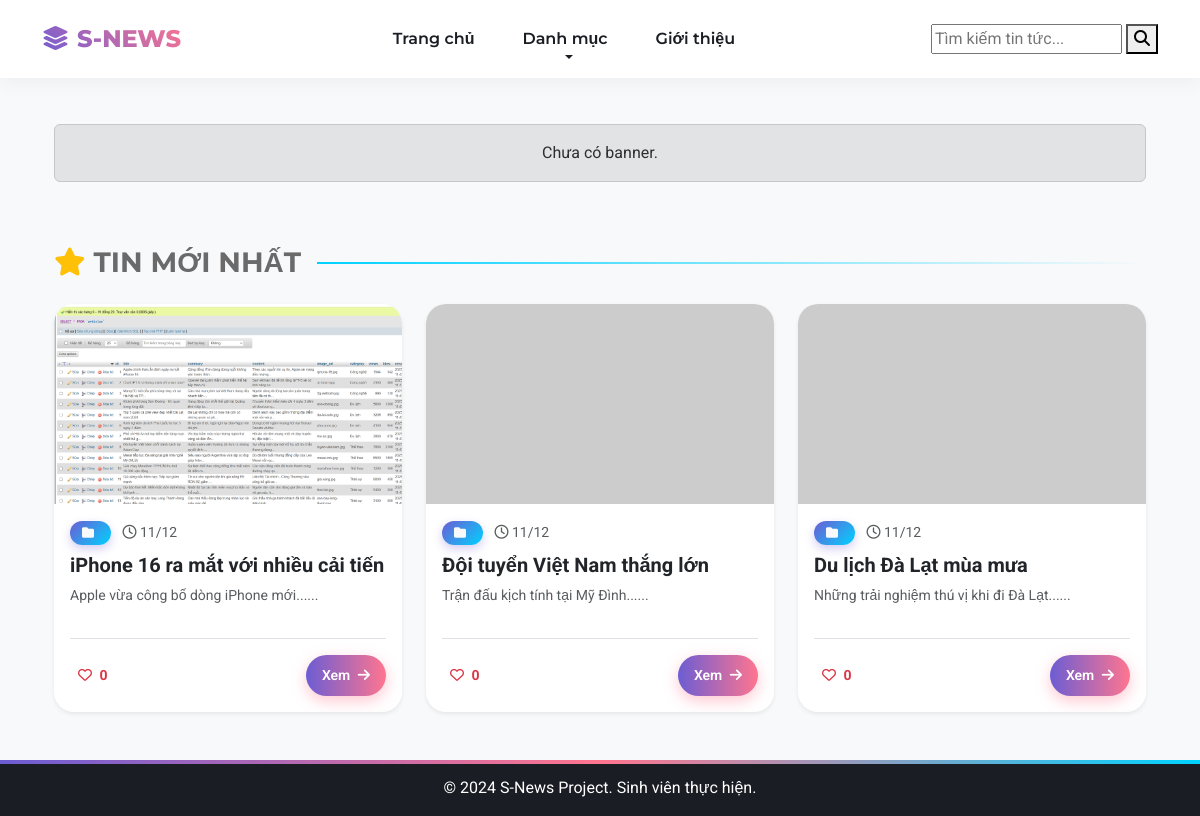
The page / on the database its author committed.
### tables this page shows
CREATE TABLE articles (
    id INT AUTO_INCREMENT PRIMARY KEY,
    title VARCHAR(255) NOT NULL,
    summary TEXT,
    content LONGTEXT,
    image_url VARCHAR(255),
    
     
    category_id INT,
    author_id INT,
    
    views INT DEFAULT 0,
    created_at TIMESTAMP DEFAULT CURRENT_TIMESTAMP,
    
     
    FOREIGN KEY (category_id) REFERENCES categories(category_id) ON DELETE SET NULL,
    FOREIGN KEY (author_id) REFERENCES users(id) ON DELETE SET NULL,
    
    FULLTEXT (title, summary)
);

### classes/Database.php (called while the page is built, shortened)
<?php
class Database {
    private $host = "localhost";
    private $db_name = "s_news_db";
    private $username = "root";
    private $password = "";
    public function getConnection() {
        $this->conn = null;
        try {
            $this->conn = new PDO("mysql:host=" . $this->host . ";dbname=" . $this->db_name, $this->username, $this->password);
            $this->conn->exec("set names utf8mb4");
            $this->conn->setAttribute(PDO::ATTR_ERRMODE, PDO::ERRMODE_EXCEPTION);
        } catch(PDOException $exception) {
            echo "Loi ket noi: " . $exception->getMessage();
        }
        return $this->conn;
    }
}
?>

### classes/Article.php (called while the page is built, shortened)
<?php
require_once 'Database.php';
class Article {
    private $db;
    public function __construct() {
        $this->db = (new Database())->getConnection();
    }
    public function getPaginated($limit, $offset) {
        $sql = "SELECT a.*,
                       c.name as cat_name,
                       c.icon as cat_icon,
                       c.color as cat_color
                FROM articles a
                LEFT JOIN categories c ON a.category_id = c.category_id
                ORDER BY a.created_at DESC
                LIMIT :limit OFFSET :offset";
        $stmt = $this->db->prepare($sql);
        $stmt->bindValue(':limit', (int)$limit, PDO::PARAM_INT);
        $stmt->bindValue(':offset', (int)$offset, PDO::PARAM_INT);
        $stmt->execute();
        return $stmt->fetchAll(PDO::FETCH_ASSOC);
    }
}
?>

### index.php (the view, shortened to what this page needs)
<?php
require_once 'classes/BasePage.php';
require_once 'classes/Article.php';
class HomePage extends BasePage {
    protected function renderBody() {
        $banners = [];
        try {
            $connBanner = new PDO("mysql:host=localhost;dbname=s_news_db;charset=utf8mb4", 'root', '');
            $connBanner->setAttribute(PDO::ATTR_ERRMODE, PDO::ERRMODE_EXCEPTION);
            $stmt = $connBanner->prepare("SELECT * FROM banners WHERE is_active = 1 ORDER BY display_order ASC LIMIT 5");
            $stmt->execute();
            $banners = $stmt->fetchAll(PDO::FETCH_ASSOC);
        } catch (Exception $e) { $banners = []; }
        $limit = 6;
        $currentPage = isset($_GET['page']) ? max(1, intval($_GET['page'])) : 1;
        $offset = ($currentPage - 1) * $limit;
        $articleModel = new Article();
        $listArticles = $articleModel->getPaginated($limit, $offset);
        ?>
        <main class="container">
            <section id="featured-news" class="row mb-5 align-items-center">
                <div class="col-lg-12">
                    <?php if (!empty($banners)): ?>
                        <div id="newsCarousel" class="carousel slide" data-bs-ride="carousel">
                            <div class="carousel-indicators">
                                <?php foreach ($banners as $i => $banner): ?>
                                    <button type="button" data-bs-target="#newsCarousel" data-bs-slide-to="<?= $i ?>" class="<?= ($i === 0) ? 'active' : '' ?>"></button>
                                <?php endforeach; ?>
                            </div>
                            <div class="carousel-inner">
                                <?php foreach ($banners as $index => $banner): ?>
                                    <?php
                                        $bannerImg = $this->getImageUrl($banner['image_url']);
                                        $bannerLink = str_replace('article_detail.php', 'pages/detail.php', $banner['link_url']);
                                    ?>
                                    <div class="carousel-item <?= ($index === 0) ? 'active' : '' ?>">
                                        <a href="<?= htmlspecialchars($bannerLink) ?>">
                                            <img src="<?= $bannerImg ?>" class="d-block w-100" style="height: 450px; object-fit: cover;">
                                            <?php if (!empty($banner['title'])): ?>
                                            <div class="carousel-caption d-none d-md-block" style="background: rgba(0,0,0,0.5); border-radius: 8px;">
                                                <h5><?= htmlspecialchars($banner['title']) ?></h5>
                                            </div>
                                            <?php endif; ?>
                                        </a>
                                    </div>
                                <?php endforeach; ?>
                            </div>
                            <button class="carousel-control-prev" type="button" data-bs-target="#newsCarousel" data-bs-slide="prev"><span class="carousel-control-prev-icon"></span></button>
                            <button class="carousel-control-next" type="button" data-bs-target="#newsCarousel" data-bs-slide="next"><span class="carousel-control-next-icon"></span></button>
                        </div>
                    <?php else: ?>
                        <div class="alert alert-secondary text-center">Chưa có banner.</div>
                    <?php endif; ?>
                </div>
            </section>
            <div class="d-flex align-items-center mb-4">
                <h3 class="fw-bold m-0" style="color: #6a6a6a;"><i class="fa-solid fa-star text-warning me-2"></i>TIN MỚI NHẤT</h3>
                <div class="ms-3 flex-grow-1" style="height: 2px; background: linear-gradient(90deg, var(--color-accent), transparent);"></div>
            </div>
            <section id="latest-news" class="row">
            <?php if (!empty($listArticles)) {
                foreach ($listArticles as $row) {
                    $link = "pages/detail.php?id=" . $row['id'];
                    $img = $this->getImageUrl($row['image_url']);
                    $likes = isset($row['likes']) ? $row['likes'] : 0;
                    $catName = !empty($row['cat_name']) ? $row['cat_name'] : $row['category'];
                    $catIcon = !empty($row['cat_icon']) ? $row['cat_icon'] : 'fa-solid fa-folder';
                    $colorClass = 'text-light';
                    $bgClass = str_replace('text-', 'bg-', $colorClass);
                    echo '
                    <article class="col-md-4 mb-4">
                        <div class="card h-100 shadow-sm border-0">
                            <div class="overflow-hidden" style="height: 200px;">
                                <a href="'.$link.'"><img src="'.$img.'" class="card-img-top h-100 w-100" style="object-fit: cover;"></a>
                            </div>
                            <div class="card-body d-flex flex-column">
                                <div class="mb-2 d-flex justify-content-between align-items-center">
                                    <div>
                                        <span class="badge '.$bgClass.' bg-opacity-10 '.$colorClass.'">
                                            <i class="'.$catIcon.' me-1"></i> '.$catName.'
                                        </span>
                                        <small class="text-muted ms-2"><i class="fa-regular fa-clock"></i> '.date('d/m', strtotime($row['created_at'])).'</small>
                                    </div>
                                </div>
                                <h5 class="card-title"><a href="'.$link.'" class="text-decoration-none text-dark fw-bold">'.$row['title'].'</a></h5>
                                <p class="card-text text-muted small flex-grow-1">'.substr($row['summary'], 0, 90).'...</p>
                                <div class="mt-3 d-flex justify-content-between align-items-center border-top pt-3">
                                    <button class="btn btn-outline-danger btn-sm border-0 like-btn" onclick="toggleLike(this, '.$row['id'].')">
                                        <i class="fa-regular fa-heart"></i> <span class="like-count fw-bold ms-1">'.$likes.'</span>
                                    </button>
                                    <a href="'.$link.'" class="btn btn-primary btn-sm rounded-pill px-3">Xem <i class="fa-solid fa-arrow-right ms-1"></i></a>
                                </div>
                            </div>
                        </div>
                    </article>';
                }
            } ?>
            </section>
        </main>
        <?php
    }
}
$page = new HomePage("Trang chủ - SNews", true);
$page->render();
?>

### css/variables.css (style rules this page uses)
:root { --color-primary: #6C5DD3; --color-secondary: #FF758F; --color-accent: #00D2FF; --bg-body: #F5F7FA; --text-dark: #1A1D23; --text-gray: #64748B; --card-shadow: 0 10px 30px rgba(108, 93, 211, 0.15); --hover-shadow: 0 20px 40px rgba(108, 93, 211, 0.25); }
body { background-color: var(--bg-body); font-family: 'Roboto', sans-serif; color: var(--text-dark); overflow-x: hidden; }
h1, h2, h3 { font-family: 'Montserrat', sans-serif; font-weight: 800; color: var(--text-dark); }

### css/components.css (style rules this page uses)
.card { border: none !important; border-radius: 20px !important; background: #fff; overflow: hidden; box-shadow: var(--card-shadow); transition: all 0.4s cubic-bezier(0.175, 0.885, 0.32, 1.275); animation: fadeInUp 0.8s both; }
.col-md-4:nth-child(1) .card { animation-delay: 0.1s; }
.col-md-4:nth-child(2) .card { animation-delay: 0.3s; }
.col-md-4:nth-child(3) .card { animation-delay: 0.5s; }
.card-img-top { height: 220px; object-fit: cover; transition: transform 0.6s ease; }
.card-title a { color: var(--text-dark); font-weight: 700; text-decoration: none; background-image: linear-gradient(to right, var(--color-primary) 0%, var(--color-secondary) 100%); background-size: 0% 2px; background-repeat: no-repeat; background-position: left bottom; transition: background-size 0.3s; }
.badge { background: linear-gradient(135deg, var(--color-primary), var(--color-accent)) !important; border-radius: 30px; padding: 6px 12px; font-weight: 600; letter-spacing: 0.5px; box-shadow: 0 4px 10px rgba(108, 93, 211, 0.3); }
.btn-primary, .btn-outline-primary { background: linear-gradient(90deg, var(--color-primary), var(--color-secondary), var(--color-primary)); background-size: 200% auto; border: none; color: #fff; font-weight: 600; border-radius: 50px; padding: 10px 25px; box-shadow: 0 5px 15px rgba(255, 117, 143, 0.4); transition: 0.5s; animation: gradientFlow 3s infinite linear; }

### rows shown on the page
articles: image_url (picture), created_at "11/12", title "iPhone 16 ra mắt với nhiều cải tiến", summary "Apple vừa công bố dòng iPhone mới...", likes "0"
articles: created_at "11/12", title "Đội tuyển Việt Nam thắng lớn", summary "Trận đấu kịch tính tại Mỹ Đình...", likes "0"
articles: created_at "11/12", title "Du lịch Đà Lạt mùa mưa", summary "Những trải nghiệm thú vị khi đi Đà Lạt...", likes "0"
